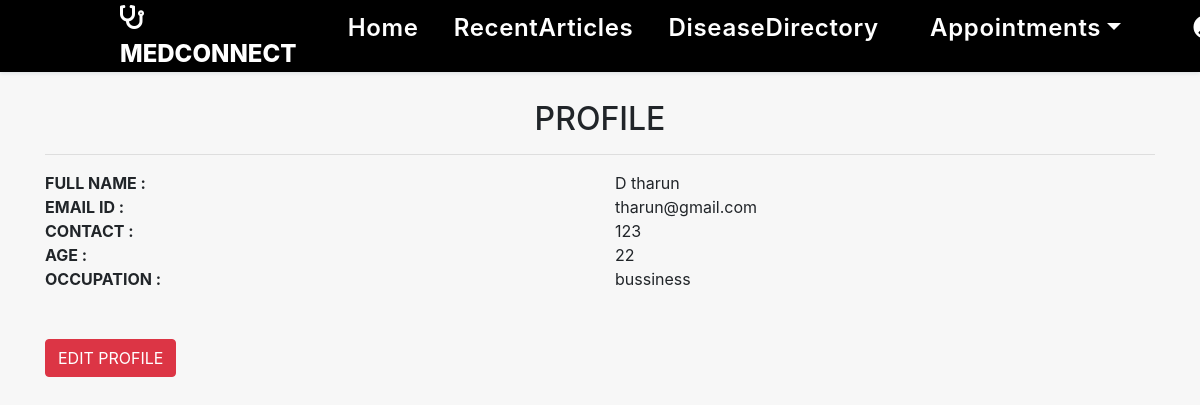
The app's page /profile (signed in) with its own data.
### Patient/models.py (models this page shows, shortened)
class Patient(models.Model):
    user=models.ForeignKey(User, null=True, on_delete=models.CASCADE)
    Firstname = models.CharField(null=True,max_length=50)
    Lastname = models.CharField(null=True,max_length=30)
    email = models.EmailField(null=True,max_length=50)
    contactno = models.CharField(max_length=12)
    age = models.PositiveIntegerField(null=True)
    occupation = models.CharField(null=True,max_length=50)

### Patient/views.py (the view)
# urls.py: path('profile',profile,name='profile'),
def profile(request):
    if not request.user.is_authenticated:
        return redirect('userlogin')
    error=False
    user=User.objects.get(id=request.user.id)
    data=Patient.objects.get(user=user)
    d={'data':data,'user':user}
    return render(request,'profile.html',d)

### Patient/templates/profile.html
{% extends 'patient_nav.html' %}
{% load static%}
{% block body%}
<div class="container"style="margin-top:90px;">
    <h2 class="text-center">PROFILE</h2>
    <hr>
    <div class="row">
        <div class="col-md-6">
            <b>FULL NAME : </b>
        </div>
        <div class="col-md-6">
            {{data.user.last_name}} {{data.user.first_name}}
        </div>
    </div>
    <div class="row">
        <div class="col-md-6">
            <b>EMAIL ID : </b>
        </div>
        <div class="col-md-6">
            {{data.user.username}}
        </div>
    </div>
    <div class="row">
        <div class="col-md-6">
            <b>CONTACT : </b>
        </div>
        <div class="col-md-6">
            {{data.contactno}}
        </div>
    </div>
    <div class="row">
        <div class="col-md-6">
            <b>AGE : </b>
        </div>
        <div class="col-md-6">
            {{data.age}}
        </div>
    </div>
    <div class="row">
        <div class="col-md-6">
            <b>OCCUPATION : </b>
        </div>
        <div class="col-md-6">
            {{data.occupation}}
        </div>
    </div>
    <br><br>
    <a href="{% url 'editprofile' %}" class="btn btn-danger ">EDIT PROFILE</a>
</div>
{%endblock%}

### Patient/static/css/mystyle.css (style rules this page uses)
* { margin: 0; padding: 0; box-sizing: border-box; text-decoration: none; outline: none; border: none; transition: all 0.2s linear; }
html { overflow-x: hidden; scroll-behavior: smooth; }
body { background: #f7f7f7; padding: 10px; }
html { overflow-x: hidden; }

### records on screen
Patient: user.last_name "D", user.first_name "tharun", user.username "tharun@gmail.com", contactno "123", age "22", occupation "bussiness"
